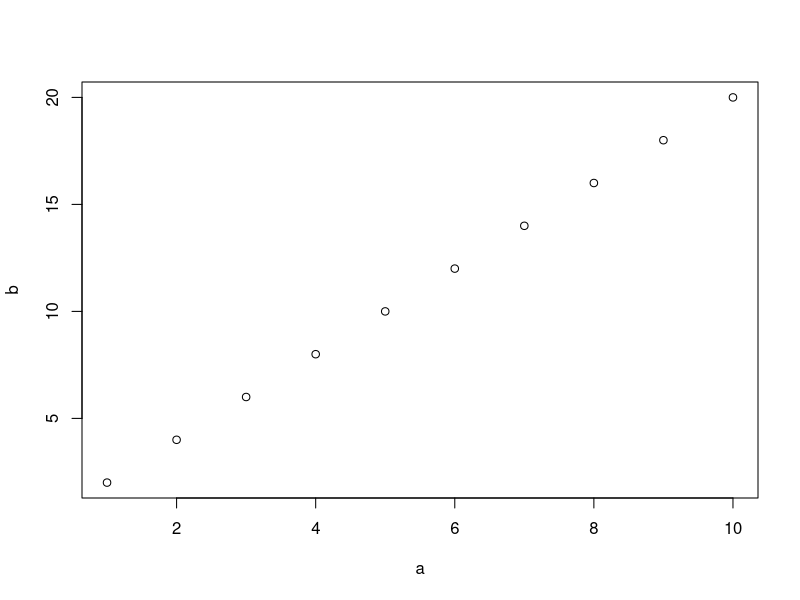
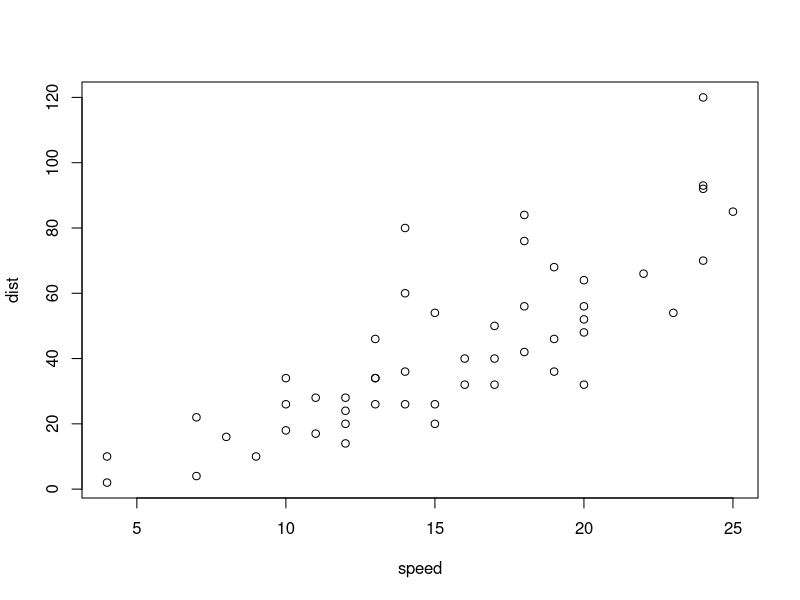

The R source for these figures, in order:
## ---- chunk 1
summary(cars)
## ---- chunk 2
a = 1:10
b = 2 * a
plot(a,b)
## ---- chunk 3
plot(cars)
